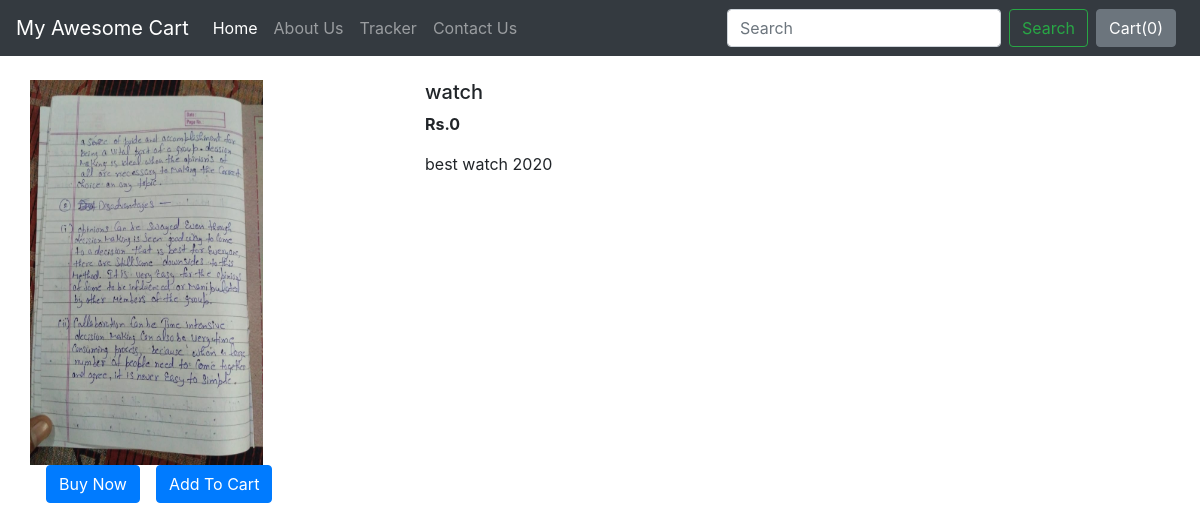
Screenshot of /home/products/1 with the database file from the repository.
### home/models.py (models this page shows, shortened)
class Product(models.Model):
    product_id = models.AutoField
    product_name = models.CharField(max_length=50)
    category = models.CharField(max_length=50, default="")
    subcategory = models.CharField(max_length=50, default="")
    price = models.IntegerField(default=0)
    desc = models.CharField(max_length=300)
    pub_date = models.DateField()
    image = models.ImageField(upload_to='home/images', default="")

### home/views.py (the view)
# urls.py: path("products/<int:myid>", views.productView, name="ProductView"),
def productView(request, myid):
    product = Product.objects.filter(id=myid)
    return render(request, 'home/prodView.html', {'product':product[0]})

### home/templates/home/prodview.html (shortened to what this page needs)
{% extends 'home/basic.html' %}
{% block body %}
<div class="container my-4">
    <div class="row">
    <div class="col-md-4">
    <div class="row">
        <img src="/media/{{product.image}}" width="233px" height="385px">
    </div>
        <div class="row">
            <button class="btn btn-primary mx-3">Buy Now</button>
            <button class="btn btn-primary">Add To Cart</button>
        </div>
    </div>
    <div class="col-md-8">
        <h5>{{product.product_name}}</h5>
        <p><b>Rs.{{product.price}} </b></p>
        <p>{{product.desc}}</p>
    </div>
    </div>
</div>
{% endblock %}

### rows the page displays
Product: image (picture), product_name "watch", price "0", desc "best watch 2020"
